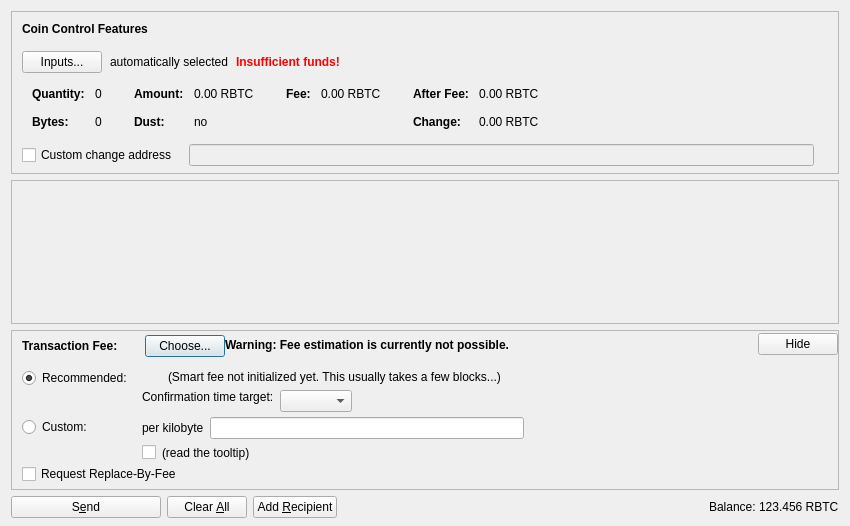
<?xml version="1.0" encoding="UTF-8"?>
<ui version="4.0">
 <class>SendCoinsDialog</class>
 <widget class="QDialog" name="SendCoinsDialog">
  <property name="geometry">
   <rect>
    <x>0</x>
    <y>0</y>
    <width>850</width>
    <height>526</height>
   </rect>
  </property>
  <property name="windowTitle">
   <string>Send Coins</string>
  </property>
  <layout class="QVBoxLayout" name="verticalLayout" stretch="0,1,0,0">
   <property name="bottomMargin">
    <number>8</number>
   </property>
   <item>
    <widget class="QFrame" name="frameCoinControl">
     <property name="sizePolicy">
      <sizepolicy hsizetype="Expanding" vsizetype="Expanding">
       <horstretch>0</horstretch>
       <verstretch>0</verstretch>
      </sizepolicy>
     </property>
     <property name="maximumSize">
      <size>
       <width>16777215</width>
       <height>16777215</height>
      </size>
     </property>
     <property name="frameShape">
      <enum>QFrame::StyledPanel</enum>
     </property>
     <property name="frameShadow">
      <enum>QFrame::Sunken</enum>
     </property>
     <layout class="QVBoxLayout" name="verticalLayoutCoinControl2">
      <property name="spacing">
       <number>0</number>
      </property>
      <property name="leftMargin">
       <number>0</number>
      </property>
      <property name="topMargin">
       <number>0</number>
      </property>
      <property name="rightMargin">
       <number>0</number>
      </property>
      <property name="bottomMargin">
       <number>6</number>
      </property>
      <item>
       <layout class="QVBoxLayout" name="verticalLayoutCoinControl" stretch="0,0,0,0,1">
        <property name="spacing">
         <number>0</number>
        </property>
        <property name="leftMargin">
         <number>10</number>
        </property>
        <property name="topMargin">
         <number>10</number>
        </property>
        <item>
         <layout class="QHBoxLayout" name="horizontalLayoutCoinControl1">
          <property name="bottomMargin">
           <number>15</number>
          </property>
          <item>
           <widget class="QLabel" name="labelCoinControlFeatures">
            <property name="sizePolicy">
             <sizepolicy hsizetype="Preferred" vsizetype="Maximum">
              <horstretch>0</horstretch>
              <verstretch>0</verstretch>
             </sizepolicy>
            </property>
            <property name="font">
             <font>
              <weight>75</weight>
              <bold>true</bold>
             </font>
            </property>
            <property name="styleSheet">
             <string notr="true">font-weight:bold;</string>
            </property>
            <property name="text">
             <string>Coin Control Features</string>
            </property>
           </widget>
          </item>
         </layout>
        </item>
        <item>
         <layout class="QHBoxLayout" name="horizontalLayoutCoinControl2" stretch="0,0,0,0">
          <property name="spacing">
           <number>8</number>
          </property>
          <property name="bottomMargin">
           <number>10</number>
          </property>
          <item>
           <widget class="QPushButton" name="pushButtonCoinControl">
            <property name="styleSheet">
             <string notr="true"/>
            </property>
            <property name="text">
             <string>Inputs...</string>
            </property>
            <property name="autoDefault">
             <bool>false</bool>
            </property>
           </widget>
          </item>
          <item>
           <widget class="QLabel" name="labelCoinControlAutomaticallySelected">
            <property name="text">
             <string>automatically selected</string>
            </property>
            <property name="margin">
             <number>5</number>
            </property>
           </widget>
          </item>
          <item>
           <widget class="QLabel" name="labelCoinControlInsuffFunds">
            <property name="font">
             <font>
              <weight>75</weight>
              <bold>true</bold>
             </font>
            </property>
            <property name="styleSheet">
             <string notr="true">color:red;font-weight:bold;</string>
            </property>
            <property name="text">
             <string>Insufficient funds!</string>
            </property>
            <property name="margin">
             <number>5</number>
            </property>
           </widget>
          </item>
          <item>
           <spacer name="horizontalSpacerCoinControl">
            <property name="orientation">
             <enum>Qt::Horizontal</enum>
            </property>
            <property name="sizeHint" stdset="0">
             <size>
              <width>40</width>
              <height>1</height>
             </size>
            </property>
           </spacer>
          </item>
         </layout>
        </item>
        <item>
         <widget class="QWidget" name="widgetCoinControl" native="true">
          <property name="sizePolicy">
           <sizepolicy hsizetype="Preferred" vsizetype="Preferred">
            <horstretch>0</horstretch>
            <verstretch>0</verstretch>
           </sizepolicy>
          </property>
          <property name="minimumSize">
           <size>
            <width>0</width>
            <height>0</height>
           </size>
          </property>
          <property name="styleSheet">
           <string notr="true"/>
          </property>
          <layout class="QHBoxLayout" name="horizontalLayoutCoinControl5">
           <property name="leftMargin">
            <number>0</number>
           </property>
           <property name="topMargin">
            <number>0</number>
           </property>
           <property name="rightMargin">
            <number>0</number>
           </property>
           <property name="bottomMargin">
            <number>0</number>
           </property>
           <item>
            <layout class="QHBoxLayout" name="horizontalLayoutCoinControl3" stretch="0,0,0,1">
             <property name="spacing">
              <number>20</number>
             </property>
             <property name="topMargin">
              <number>0</number>
             </property>
             <property name="bottomMargin">
              <number>10</number>
             </property>
             <item>
              <layout class="QFormLayout" name="formLayoutCoinControl1">
               <property name="horizontalSpacing">
                <number>10</number>
               </property>
               <property name="verticalSpacing">
                <number>14</number>
               </property>
               <property name="leftMargin">
                <number>10</number>
               </property>
               <property name="topMargin">
                <number>4</number>
               </property>
               <property name="rightMargin">
                <number>6</number>
               </property>
               <item row="0" column="0">
                <widget class="QLabel" name="labelCoinControlQuantityText">
                 <property name="font">
                  <font>
                   <weight>75</weight>
                   <bold>true</bold>
                  </font>
                 </property>
                 <property name="text">
                  <string>Quantity:</string>
                 </property>
                 <property name="margin">
                  <number>0</number>
                 </property>
                </widget>
               </item>
               <item row="0" column="1">
                <widget class="QLabel" name="labelCoinControlQuantity">
                 <property name="cursor">
                  <cursorShape>IBeamCursor</cursorShape>
                 </property>
                 <property name="contextMenuPolicy">
                  <enum>Qt::ActionsContextMenu</enum>
                 </property>
                 <property name="text">
                  <string notr="true">0</string>
                 </property>
                 <property name="margin">
                  <number>0</number>
                 </property>
                 <property name="textInteractionFlags">
                  <set>Qt::LinksAccessibleByMouse|Qt::TextSelectableByKeyboard|Qt::TextSelectableByMouse</set>
                 </property>
                </widget>
               </item>
               <item row="1" column="0">
                <widget class="QLabel" name="labelCoinControlBytesText">
                 <property name="font">
                  <font>
                   <weight>75</weight>
                   <bold>true</bold>
                  </font>
                 </property>
                 <property name="text">
                  <string>Bytes:</string>
                 </property>
                </widget>
               </item>
               <item row="1" column="1">
                <widget class="QLabel" name="labelCoinControlBytes">
                 <property name="cursor">
                  <cursorShape>IBeamCursor</cursorShape>
                 </property>
                 <property name="contextMenuPolicy">
                  <enum>Qt::ActionsContextMenu</enum>
                 </property>
                 <property name="text">
                  <string notr="true">0</string>
                 </property>
                 <property name="textInteractionFlags">
                  <set>Qt::LinksAccessibleByMouse|Qt::TextSelectableByKeyboard|Qt::TextSelectableByMouse</set>
                 </property>
                </widget>
               </item>
              </layout>
             </item>
             <item>
              <layout class="QFormLayout" name="formLayoutCoinControl2">
               <property name="horizontalSpacing">
                <number>10</number>
               </property>
               <property name="verticalSpacing">
                <number>14</number>
               </property>
               <property name="leftMargin">
                <number>6</number>
               </property>
               <property name="topMargin">
                <number>4</number>
               </property>
               <property name="rightMargin">
                <number>6</number>
               </property>
               <item row="0" column="0">
                <widget class="QLabel" name="labelCoinControlAmountText">
                 <property name="font">
                  <font>
                   <weight>75</weight>
                   <bold>true</bold>
                  </font>
                 </property>
                 <property name="text">
                  <string>Amount:</string>
                 </property>
                 <property name="margin">
                  <number>0</number>
                 </property>
                </widget>
               </item>
               <item row="0" column="1">
                <widget class="QLabel" name="labelCoinControlAmount">
                 <property name="cursor">
                  <cursorShape>IBeamCursor</cursorShape>
                 </property>
                 <property name="contextMenuPolicy">
                  <enum>Qt::ActionsContextMenu</enum>
                 </property>
                 <property name="text">
                  <string notr="true">0.00 RBTC</string>
                 </property>
                 <property name="textInteractionFlags">
                  <set>Qt::LinksAccessibleByMouse|Qt::TextSelectableByKeyboard|Qt::TextSelectableByMouse</set>
                 </property>
                </widget>
               </item>
               <item row="1" column="0">
                <widget class="QLabel" name="labelCoinControlLowOutputText">
                 <property name="font">
                  <font>
                   <weight>75</weight>
                   <bold>true</bold>
                  </font>
                 </property>
                 <property name="text">
                  <string>Dust:</string>
                 </property>
                </widget>
               </item>
               <item row="1" column="1">
                <widget class="QLabel" name="labelCoinControlLowOutput">
                 <property name="cursor">
                  <cursorShape>IBeamCursor</cursorShape>
                 </property>
                 <property name="contextMenuPolicy">
                  <enum>Qt::ActionsContextMenu</enum>
                 </property>
                 <property name="text">
                  <string notr="true">no</string>
                 </property>
                 <property name="textInteractionFlags">
                  <set>Qt::LinksAccessibleByMouse|Qt::TextSelectableByKeyboard|Qt::TextSelectableByMouse</set>
                 </property>
                </widget>
               </item>
              </layout>
             </item>
             <item>
              <layout class="QFormLayout" name="formLayoutCoinControl3">
               <property name="horizontalSpacing">
                <number>10</number>
               </property>
               <property name="verticalSpacing">
                <number>14</number>
               </property>
               <property name="leftMargin">
                <number>6</number>
               </property>
               <property name="topMargin">
                <number>4</number>
               </property>
               <property name="rightMargin">
                <number>6</number>
               </property>
               <item row="0" column="0">
                <widget class="QLabel" name="labelCoinControlFeeText">
                 <property name="font">
                  <font>
                   <weight>75</weight>
                   <bold>true</bold>
                  </font>
                 </property>
                 <property name="text">
                  <string>Fee:</string>
                 </property>
                 <property name="margin">
                  <number>0</number>
                 </property>
                </widget>
               </item>
               <item row="0" column="1">
                <widget class="QLabel" name="labelCoinControlFee">
                 <property name="cursor">
                  <cursorShape>IBeamCursor</cursorShape>
                 </property>
                 <property name="contextMenuPolicy">
                  <enum>Qt::ActionsContextMenu</enum>
                 </property>
                 <property name="text">
                  <string notr="true">0.00 RBTC</string>
                 </property>
                 <property name="textInteractionFlags">
                  <set>Qt::LinksAccessibleByMouse|Qt::TextSelectableByKeyboard|Qt::TextSelectableByMouse</set>
                 </property>
                </widget>
               </item>
              </layout>
             </item>
             <item>
              <layout class="QFormLayout" name="formLayoutCoinControl4">
               <property name="horizontalSpacing">
                <number>10</number>
               </property>
               <property name="verticalSpacing">
                <number>14</number>
               </property>
               <property name="leftMargin">
                <number>6</number>
               </property>
               <property name="topMargin">
                <number>4</number>
               </property>
               <property name="rightMargin">
                <number>6</number>
               </property>
               <item row="0" column="0">
                <widget class="QLabel" name="labelCoinControlAfterFeeText">
                 <property name="font">
                  <font>
                   <weight>75</weight>
                   <bold>true</bold>
                  </font>
                 </property>
                 <property name="text">
                  <string>After Fee:</string>
                 </property>
                 <property name="margin">
                  <number>0</number>
                 </property>
                </widget>
               </item>
               <item row="0" column="1">
                <widget class="QLabel" name="labelCoinControlAfterFee">
                 <property name="cursor">
                  <cursorShape>IBeamCursor</cursorShape>
                 </property>
                 <property name="contextMenuPolicy">
                  <enum>Qt::ActionsContextMenu</enum>
                 </property>
                 <property name="text">
                  <string notr="true">0.00 RBTC</string>
                 </property>
                 <property name="textInteractionFlags">
                  <set>Qt::LinksAccessibleByMouse|Qt::TextSelectableByKeyboard|Qt::TextSelectableByMouse</set>
                 </property>
                </widget>
               </item>
               <item row="1" column="0">
                <widget class="QLabel" name="labelCoinControlChangeText">
                 <property name="font">
                  <font>
                   <weight>75</weight>
                   <bold>true</bold>
                  </font>
                 </property>
                 <property name="text">
                  <string>Change:</string>
                 </property>
                </widget>
               </item>
               <item row="1" column="1">
                <widget class="QLabel" name="labelCoinControlChange">
                 <property name="cursor">
                  <cursorShape>IBeamCursor</cursorShape>
                 </property>
                 <property name="contextMenuPolicy">
                  <enum>Qt::ActionsContextMenu</enum>
                 </property>
                 <property name="text">
                  <string notr="true">0.00 RBTC</string>
                 </property>
                 <property name="textInteractionFlags">
                  <set>Qt::LinksAccessibleByMouse|Qt::TextSelectableByKeyboard|Qt::TextSelectableByMouse</set>
                 </property>
                </widget>
               </item>
              </layout>
             </item>
            </layout>
           </item>
          </layout>
         </widget>
        </item>
        <item>
         <layout class="QHBoxLayout" name="horizontalLayoutCoinControl4" stretch="0,0,0">
          <property name="spacing">
           <number>12</number>
          </property>
          <property name="sizeConstraint">
           <enum>QLayout::SetDefaultConstraint</enum>
          </property>
          <property name="topMargin">
           <number>5</number>
          </property>
          <property name="rightMargin">
           <number>5</number>
          </property>
          <item>
           <widget class="QCheckBox" name="checkBoxCoinControlChange">
            <property name="toolTip">
             <string>If this is activated, but the change address is empty or invalid, change will be sent to a newly generated address.</string>
            </property>
            <property name="text">
             <string>Custom change address</string>
            </property>
           </widget>
          </item>
          <item>
           <widget class="QValidatedLineEdit" name="lineEditCoinControlChange">
            <property name="enabled">
             <bool>false</bool>
            </property>
            <property name="sizePolicy">
             <sizepolicy hsizetype="Expanding" vsizetype="Fixed">
              <horstretch>0</horstretch>
              <verstretch>0</verstretch>
             </sizepolicy>
            </property>
           </widget>
          </item>
          <item>
           <widget class="QLabel" name="labelCoinControlChangeLabel">
            <property name="sizePolicy">
             <sizepolicy hsizetype="Preferred" vsizetype="Expanding">
              <horstretch>0</horstretch>
              <verstretch>0</verstretch>
             </sizepolicy>
            </property>
            <property name="minimumSize">
             <size>
              <width>0</width>
              <height>0</height>
             </size>
            </property>
            <property name="text">
             <string/>
            </property>
            <property name="margin">
             <number>3</number>
            </property>
           </widget>
          </item>
         </layout>
        </item>
        <item>
         <spacer name="verticalSpacerCoinControl">
          <property name="orientation">
           <enum>Qt::Vertical</enum>
          </property>
          <property name="sizeHint" stdset="0">
           <size>
            <width>800</width>
            <height>1</height>
           </size>
          </property>
         </spacer>
        </item>
       </layout>
      </item>
     </layout>
    </widget>
   </item>
   <item>
    <widget class="QScrollArea" name="scrollArea">
     <property name="widgetResizable">
      <bool>true</bool>
     </property>
     <widget class="QWidget" name="scrollAreaWidgetContents">
      <property name="geometry">
       <rect>
        <x>0</x>
        <y>0</y>
        <width>830</width>
        <height>104</height>
       </rect>
      </property>
      <layout class="QVBoxLayout" name="verticalLayout_2" stretch="0,1">
       <property name="leftMargin">
        <number>0</number>
       </property>
       <property name="topMargin">
        <number>0</number>
       </property>
       <property name="rightMargin">
        <number>0</number>
       </property>
       <property name="bottomMargin">
        <number>0</number>
       </property>
       <item>
        <layout class="QVBoxLayout" name="entries">
         <property name="spacing">
          <number>6</number>
         </property>
        </layout>
       </item>
       <item>
        <spacer name="verticalSpacer">
         <property name="orientation">
          <enum>Qt::Vertical</enum>
         </property>
         <property name="sizeHint" stdset="0">
          <size>
           <width>20</width>
           <height>40</height>
          </size>
         </property>
        </spacer>
       </item>
      </layout>
     </widget>
    </widget>
   </item>
   <item>
    <widget class="QFrame" name="frameFee">
     <property name="sizePolicy">
      <sizepolicy hsizetype="Expanding" vsizetype="Expanding">
       <horstretch>0</horstretch>
       <verstretch>0</verstretch>
      </sizepolicy>
     </property>
     <property name="maximumSize">
      <size>
       <width>16777215</width>
       <height>16777215</height>
      </size>
     </property>
     <property name="frameShape">
      <enum>QFrame::StyledPanel</enum>
     </property>
     <property name="frameShadow">
      <enum>QFrame::Sunken</enum>
     </property>
     <layout class="QVBoxLayout" name="verticalLayoutFee1">
      <property name="spacing">
       <number>0</number>
      </property>
      <property name="leftMargin">
       <number>0</number>
      </property>
      <property name="topMargin">
       <number>0</number>
      </property>
      <property name="rightMargin">
       <number>0</number>
      </property>
      <property name="bottomMargin">
       <number>0</number>
      </property>
      <item>
       <layout class="QVBoxLayout" name="verticalLayoutFee2" stretch="0,0,0">
        <property name="spacing">
         <number>0</number>
        </property>
        <property name="leftMargin">
         <number>10</number>
        </property>
        <property name="topMargin">
         <number>0</number>
        </property>
        <item>
         <layout class="QHBoxLayout" name="horizontalLayoutFee1">
          <property name="bottomMargin">
           <number>0</number>
          </property>
          <item>
           <layout class="QVBoxLayout" name="verticalLayoutFee7">
            <property name="spacing">
             <number>0</number>
            </property>
            <item>
             <spacer name="verticalSpacerSmartFee">
              <property name="orientation">
               <enum>Qt::Vertical</enum>
              </property>
              <property name="sizeType">
               <enum>QSizePolicy::Fixed</enum>
              </property>
              <property name="sizeHint" stdset="0">
               <size>
                <width>1</width>
                <height>4</height>
               </size>
              </property>
             </spacer>
            </item>
            <item>
             <layout class="QHBoxLayout" name="horizontalLayoutSmartFee">
              <property name="spacing">
               <number>10</number>
              </property>
              <item>
               <widget class="QLabel" name="labelFeeHeadline">
                <property name="sizePolicy">
                 <sizepolicy hsizetype="Preferred" vsizetype="Maximum">
                  <horstretch>0</horstretch>
                  <verstretch>0</verstretch>
                 </sizepolicy>
                </property>
                <property name="font">
                 <font>
                  <weight>75</weight>
                  <bold>true</bold>
                 </font>
                </property>
                <property name="styleSheet">
                 <string notr="true">font-weight:bold;</string>
                </property>
                <property name="text">
                 <string>Transaction Fee:</string>
                </property>
               </widget>
              </item>
              <item>
               <widget class="QLabel" name="labelFeeMinimized">
                <property name="text">
                 <string/>
                </property>
               </widget>
              </item>
              <item>
               <widget class="QPushButton" name="buttonChooseFee">
                <property name="text">
                 <string>Choose...</string>
                </property>
               </widget>
              </item>
             </layout>
            </item>
            <item>
             <spacer name="verticalSpacer_5">
              <property name="orientation">
               <enum>Qt::Vertical</enum>
              </property>
              <property name="sizeHint" stdset="0">
               <size>
                <width>1</width>
                <height>1</height>
               </size>
              </property>
             </spacer>
            </item>
           </layout>
          </item>
          <item>
           <widget class="QLabel" name="fallbackFeeWarningLabel">
            <property name="toolTip">
             <string>Using the fallbackfee can result in sending a transaction that will take several hours or days (or never) to confirm. Consider choosing your fee manually or wait until you have validated the complete chain.</string>
            </property>
            <property name="font">
            <font>
                <weight>75</weight>
                <bold>true</bold>
            </font>
            </property>
            <property name="text">
             <string>Warning: Fee estimation is currently not possible.</string>
            </property>
            <property name="wordWrap">
             <bool>false</bool>
            </property>
           </widget>
          </item>
          <item>
           <spacer name="horizontalSpacer_4">
            <property name="orientation">
             <enum>Qt::Horizontal</enum>
            </property>
            <property name="sizeType">
             <enum>QSizePolicy::MinimumExpanding</enum>
            </property>
            <property name="sizeHint" stdset="0">
             <size>
              <width>40</width>
              <height>20</height>
             </size>
            </property>
           </spacer>
          </item>
          <item>
           <widget class="QPushButton" name="buttonMinimizeFee">
            <property name="toolTip">
             <string>collapse fee-settings</string>
            </property>
            <property name="text">
             <string>Hide</string>
            </property>
           </widget>
          </item>
         </layout>
        </item>
        <item>
         <widget class="QFrame" name="frameFeeSelection">
          <layout class="QVBoxLayout" name="verticalLayoutFee12">
           <property name="spacing">
            <number>0</number>
           </property>
           <property name="leftMargin">
            <number>0</number>
           </property>
           <property name="topMargin">
            <number>0</number>
           </property>
           <property name="rightMargin">
            <number>0</number>
           </property>
           <property name="bottomMargin">
            <number>0</number>
           </property>
           <item>
            <layout class="QGridLayout" name="gridLayoutFee">
             <property name="topMargin">
              <number>10</number>
             </property>
             <property name="bottomMargin">
              <number>4</number>
             </property>
             <property name="horizontalSpacing">
              <number>10</number>
             </property>
             <property name="verticalSpacing">
              <number>4</number>
             </property>
             <item row="1" column="1">
              <layout class="QVBoxLayout" name="verticalLayoutFee8">
               <property name="spacing">
                <number>6</number>
               </property>
               <item>
                <layout class="QHBoxLayout" name="horizontalLayoutFee13">
                 <item>
                  <widget class="QLabel" name="labelCustomPerKilobyte">
                   <property name="toolTip">
                    <string>If the custom fee is set to 1000 satoshis and the transaction is only 250 bytes, then &quot;per kilobyte&quot; only pays 250 satoshis in fee, while &quot;total at least&quot; pays 1000 satoshis. For transactions bigger than a kilobyte both pay by kilobyte.</string>
                   </property>
                   <property name="text">
                    <string>per kilobyte</string>
                   </property>
                  </widget>
                 </item>
                 <item>
                  <widget class="RoyalbitcoinAmountField" name="customFee"/>
                 </item>
                 <item>
                  <spacer name="horizontalSpacer_6">
                   <property name="orientation">
                    <enum>Qt::Horizontal</enum>
                   </property>
                   <property name="sizeHint" stdset="0">
                    <size>
                     <width>1</width>
                     <height>1</height>
                    </size>
                   </property>
                  </spacer>
                 </item>
                </layout>
               </item>
               <item>
                <layout class="QHBoxLayout" name="horizontalLayoutFee8">
                 <item>
                  <widget class="QCheckBox" name="checkBoxMinimumFee">
                   <property name="toolTip">
                    <string>Paying only the minimum fee is just fine as long as there is less transaction volume than space in the blocks. But be aware that this can end up in a never confirming transaction once there is more demand for royalbitcoin transactions than the network can process.</string>
                   </property>
                   <property name="text">
                    <string/>
                   </property>
                  </widget>
                 </item>
                 <item>
                  <widget class="QLabel" name="labelMinFeeWarning">
                   <property name="enabled">
                    <bool>true</bool>
                   </property>
                   <property name="toolTip">
                    <string>Paying only the minimum fee is just fine as long as there is less transaction volume than space in the blocks. But be aware that this can end up in a never confirming transaction once there is more demand for royalbitcoin transactions than the network can process.</string>
                   </property>
                   <property name="text">
                    <string>(read the tooltip)</string>
                   </property>
                   <property name="margin">
                    <number>5</number>
                   </property>
                  </widget>
                 </item>
                 <item>
                  <spacer name="horizontalSpacer_2">
                   <property name="orientation">
                    <enum>Qt::Horizontal</enum>
                   </property>
                   <property name="sizeHint" stdset="0">
                    <size>
                     <width>1</width>
                     <height>1</height>
                    </size>
                   </property>
                  </spacer>
                 </item>
                </layout>
               </item>
              </layout>
             </item>
             <item row="0" column="0">
              <layout class="QVBoxLayout" name="verticalLayoutFee4" stretch="0,1">
               <item>
                <widget class="QRadioButton" name="radioSmartFee">
                 <property name="text">
                  <string>Recommended:</string>
                 </property>
                 <property name="checked">
                  <bool>true</bool>
                 </property>
                 <attribute name="buttonGroup">
                  <string notr="true">groupFee</string>
                 </attribute>
                </widget>
               </item>
               <item>
                <spacer name="verticalSpacer_2">
                 <property name="orientation">
                  <enum>Qt::Vertical</enum>
                 </property>
                 <property name="sizeHint" stdset="0">
                  <size>
                   <width>1</width>
                   <height>1</height>
                  </size>
                 </property>
                </spacer>
               </item>
              </layout>
             </item>
             <item row="1" column="0">
              <layout class="QVBoxLayout" name="verticalLayoutFee9" stretch="0,1">
               <item>
                <widget class="QRadioButton" name="radioCustomFee">
                 <property name="text">
                  <string>Custom:</string>
                 </property>
                 <attribute name="buttonGroup">
                  <string notr="true">groupFee</string>
                 </attribute>
                </widget>
               </item>
               <item>
                <spacer name="verticalSpacer_6">
                 <property name="orientation">
                  <enum>Qt::Vertical</enum>
                 </property>
                 <property name="sizeHint" stdset="0">
                  <size>
                   <width>1</width>
                   <height>1</height>
                  </size>
                 </property>
                </spacer>
               </item>
              </layout>
             </item>
             <item row="0" column="1">
              <layout class="QVBoxLayout" name="verticalLayoutFee3" stretch="0,0,1">
               <property name="spacing">
                <number>6</number>
               </property>
               <property name="topMargin">
                <number>2</number>
               </property>
               <item>
                <layout class="QHBoxLayout" name="horizontalLayoutFee12">
                 <item>
                  <widget class="QLabel" name="labelSmartFee">
                   <property name="text">
                    <string/>
                   </property>
                   <property name="margin">
                    <number>2</number>
                   </property>
                  </widget>
                 </item>
                 <item>
                  <widget class="QLabel" name="labelFeeEstimation">
                   <property name="text">
                    <string/>
                   </property>
                  </widget>
                 </item>
                 <item>
                  <widget class="QLabel" name="labelSmartFee2">
                   <property name="text">
                    <string>(Smart fee not initialized yet. This usually takes a few blocks...)</string>
                   </property>
                   <property name="margin">
                    <number>2</number>
                   </property>
                  </widget>
                 </item>
                 <item>
                  <spacer name="horizontalSpacer_5">
                   <property name="orientation">
                    <enum>Qt::Horizontal</enum>
                   </property>
                   <property name="sizeHint" stdset="0">
                    <size>
                     <width>1</width>
                     <height>1</height>
                    </size>
                   </property>
                  </spacer>
                 </item>
                </layout>
               </item>
               <item>
                <layout class="QHBoxLayout" name="horizontalLayoutFee9">
                 <item>
                  <layout class="QVBoxLayout" name="verticalLayoutFee6">
                   <item>
                    <widget class="QLabel" name="labelSmartFee3">
                     <property name="text">
                      <string>Confirmation time target:</string>
                     </property>
                     <property name="margin">
                      <number>2</number>
                     </property>
                    </widget>
                   </item>
                   <item>
                    <spacer name="verticalSpacer_3">
                     <property name="orientation">
                      <enum>Qt::Vertical</enum>
                     </property>
                     <property name="sizeHint" stdset="0">
                      <size>
                       <width>1</width>
                       <height>1</height>
                      </size>
                     </property>
                    </spacer>
                   </item>
                  </layout>
                 </item>
                 <item>
                  <layout class="QVBoxLayout" name="verticalLayoutFee5">
                   <property name="rightMargin">
                    <number>30</number>
                   </property>
                   <item>
                    <layout class="QHBoxLayout" name="horizontalLayoutConfTarget">
                     <property name="bottomMargin">
                      <number>0</number>
                     </property>
                     <item>
                      <widget class="QComboBox" name="confTargetSelector"/>
                     </item>
                     <item>
                      <spacer name="horizontalSpacerConfTarget">
                       <property name="orientation">
                        <enum>Qt::Horizontal</enum>
                       </property>
                       <property name="sizeHint" stdset="0">
                        <size>
                         <width>40</width>
                         <height>20</height>
                        </size>
                       </property>
                      </spacer>
                     </item>
                    </layout>
                   </item>
                  </layout>
                 </item>
                </layout>
               </item>
               <item>
                <spacer name="verticalSpacer_4">
                 <property name="orientation">
                  <enum>Qt::Vertical</enum>
                 </property>
                 <property name="sizeHint" stdset="0">
                  <size>
                   <width>1</width>
                   <height>1</height>
                  </size>
                 </property>
                </spacer>
               </item>
              </layout>
             </item>
            </layout>
           </item>
           <item>
            <widget class="QCheckBox" name="optInRBF">
             <property name="text">
              <string>Request Replace-By-Fee</string>
             </property>
             <property name="toolTip">
              <string>Indicates that the sender may wish to replace this transaction with a new one paying higher fees (prior to being confirmed).</string>
             </property>
            </widget>
           </item>
          </layout>
         </widget>
        </item>
        <item>
         <spacer name="verticalSpacerFee">
          <property name="orientation">
           <enum>Qt::Vertical</enum>
          </property>
          <property name="sizeHint" stdset="0">
           <size>
            <width>40</width>
            <height>5</height>
           </size>
          </property>
         </spacer>
        </item>
       </layout>
      </item>
     </layout>
    </widget>
   </item>
   <item>
    <layout class="QHBoxLayout" name="horizontalLayout">
     <item>
      <widget class="QPushButton" name="sendButton">
       <property name="minimumSize">
        <size>
         <width>150</width>
         <height>0</height>
        </size>
       </property>
       <property name="toolTip">
        <string>Confirm the send action</string>
       </property>
       <property name="text">
        <string>S&amp;end</string>
       </property>
       <property name="icon">
        <iconset resource="../royalbitcoin.qrc">
         <normaloff>:/icons/send</normaloff>:/icons/send</iconset>
       </property>
       <property name="autoDefault">
        <bool>false</bool>
       </property>
       <property name="default">
        <bool>false</bool>
       </property>
      </widget>
     </item>
     <item>
      <widget class="QPushButton" name="clearButton">
       <property name="sizePolicy">
        <sizepolicy hsizetype="Minimum" vsizetype="Fixed">
         <horstretch>0</horstretch>
         <verstretch>0</verstretch>
        </sizepolicy>
       </property>
       <property name="toolTip">
        <string>Clear all fields of the form.</string>
       </property>
       <property name="text">
        <string>Clear &amp;All</string>
       </property>
       <property name="icon">
        <iconset resource="../royalbitcoin.qrc">
         <normaloff>:/icons/remove</normaloff>:/icons/remove</iconset>
       </property>
       <property name="autoDefault">
        <bool>false</bool>
       </property>
      </widget>
     </item>
     <item>
      <widget class="QPushButton" name="addButton">
       <property name="toolTip">
        <string>Send to multiple recipients at once</string>
       </property>
       <property name="text">
        <string>Add &amp;Recipient</string>
       </property>
       <property name="icon">
        <iconset resource="../royalbitcoin.qrc">
         <normaloff>:/icons/add</normaloff>:/icons/add</iconset>
       </property>
       <property name="autoDefault">
        <bool>false</bool>
       </property>
      </widget>
     </item>
     <item>
      <spacer name="horizontalSpacer">
       <property name="orientation">
        <enum>Qt::Horizontal</enum>
       </property>
       <property name="sizeHint" stdset="0">
        <size>
         <width>40</width>
         <height>20</height>
        </size>
       </property>
      </spacer>
     </item>
     <item>
      <layout class="QHBoxLayout" name="horizontalLayout_2">
       <property name="spacing">
        <number>3</number>
       </property>
       <item>
        <widget class="QLabel" name="label">
         <property name="sizePolicy">
          <sizepolicy hsizetype="Preferred" vsizetype="Fixed">
           <horstretch>0</horstretch>
           <verstretch>0</verstretch>
          </sizepolicy>
         </property>
         <property name="text">
          <string>Balance:</string>
         </property>
        </widget>
       </item>
       <item>
        <widget class="QLabel" name="labelBalance">
         <property name="sizePolicy">
          <sizepolicy hsizetype="Preferred" vsizetype="Fixed">
           <horstretch>0</horstretch>
           <verstretch>0</verstretch>
          </sizepolicy>
         </property>
         <property name="cursor">
          <cursorShape>IBeamCursor</cursorShape>
         </property>
         <property name="text">
          <string notr="true">123.456 RBTC</string>
         </property>
         <property name="textInteractionFlags">
          <set>Qt::LinksAccessibleByMouse|Qt::TextSelectableByKeyboard|Qt::TextSelectableByMouse</set>
         </property>
        </widget>
       </item>
      </layout>
     </item>
    </layout>
   </item>
  </layout>
 </widget>
 <customwidgets>
  <customwidget>
   <class>QValidatedLineEdit</class>
   <extends>QLineEdit</extends>
   <header>qvalidatedlineedit.h</header>
  </customwidget>
  <customwidget>
   <class>RoyalbitcoinAmountField</class>
   <extends>QLineEdit</extends>
   <header>royalbitcoinamountfield.h</header>
   <container>1</container>
  </customwidget>
 </customwidgets>
 <resources>
  <include location="../royalbitcoin.qrc"/>
 </resources>
 <connections/>
 <buttongroups>
  <buttongroup name="groupFee"/>
 </buttongroups>
</ui>
